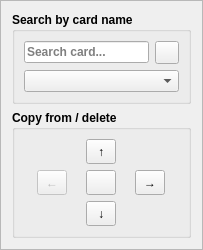
     <widget class="QFrame" name="frame_3">
      <property name="sizePolicy">
       <sizepolicy hsizetype="Preferred" vsizetype="Preferred">
        <horstretch>1</horstretch>
        <verstretch>1</verstretch>
       </sizepolicy>
      </property>
      <property name="frameShape">
       <enum>QFrame::StyledPanel</enum>
      </property>
      <property name="frameShadow">
       <enum>QFrame::Plain</enum>
      </property>
      <layout class="QVBoxLayout" name="verticalLayout_4">
       <item>
        <widget class="QGroupBox" name="SearchCardGroupBox_3">
         <property name="font">
          <font>
           <weight>75</weight>
           <bold>true</bold>
          </font>
         </property>
         <property name="title">
          <string>Search by card name</string>
         </property>
         <layout class="QGridLayout" name="gridLayout_15">
          <item row="0" column="0">
           <widget class="QLineEdit" name="SearchCardEdit_3">
            <property name="placeholderText">
             <string>Search card...</string>
            </property>
            <property name="clearButtonEnabled">
             <bool>true</bool>
            </property>
           </widget>
          </item>
          <item row="0" column="1">
           <widget class="QToolButton" name="RunSearchToolButton_3">
            <property name="text">
             <string/>
            </property>
           </widget>
          </item>
          <item row="2" column="0" colspan="2">
           <widget class="QComboBox" name="SearchCardCombo_3"/>
          </item>
         </layout>
        </widget>
       </item>
       <item>
        <widget class="QGroupBox" name="CopyFromGroupBox_3">
         <property name="font">
          <font>
           <weight>75</weight>
           <bold>true</bold>
          </font>
         </property>
         <property name="title">
          <string>Copy from / delete</string>
         </property>
         <layout class="QGridLayout" name="gridLayout_5">
          <item row="0" column="1">
           <widget class="QToolButton" name="CopyUpButton_3">
            <property name="minimumSize">
             <size>
              <width>30</width>
              <height>25</height>
             </size>
            </property>
            <property name="text">
             <string>↑</string>
            </property>
           </widget>
          </item>
          <item row="1" column="0">
           <widget class="QToolButton" name="CopyLeftButton_3">
            <property name="enabled">
             <bool>false</bool>
            </property>
            <property name="minimumSize">
             <size>
              <width>30</width>
              <height>25</height>
             </size>
            </property>
            <property name="text">
             <string>←</string>
            </property>
           </widget>
          </item>
          <item row="2" column="1">
           <widget class="QToolButton" name="CopyDownButton_3">
            <property name="minimumSize">
             <size>
              <width>30</width>
              <height>25</height>
             </size>
            </property>
            <property name="text">
             <string>↓</string>
            </property>
           </widget>
          </item>
          <item row="1" column="2">
           <widget class="QToolButton" name="CopyRightButton_3">
            <property name="minimumSize">
             <size>
              <width>30</width>
              <height>25</height>
             </size>
            </property>
            <property name="text">
             <string>→</string>
            </property>
           </widget>
          </item>
          <item row="1" column="1">
           <widget class="QToolButton" name="DeleteButton_3">
            <property name="minimumSize">
             <size>
              <width>30</width>
              <height>25</height>
             </size>
            </property>
            <property name="text">
             <string/>
            </property>
           </widget>
          </item>
         </layout>
        </widget>
       </item>
      </layout>
     </widget>
